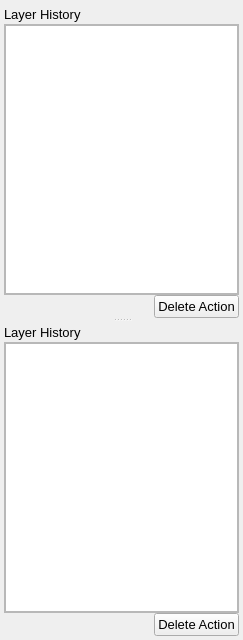
<?xml version="1.0" encoding="UTF-8"?>
<ui version="4.0">
 <class>HistoryDockWidget</class>
 <widget class="QDockWidget" name="HistoryDockWidget">
  <property name="geometry">
   <rect>
    <x>0</x>
    <y>0</y>
    <width>243</width>
    <height>640</height>
   </rect>
  </property>
  <property name="sizePolicy">
   <sizepolicy hsizetype="Fixed" vsizetype="Preferred">
    <horstretch>0</horstretch>
    <verstretch>0</verstretch>
   </sizepolicy>
  </property>
  <property name="minimumSize">
   <size>
    <width>243</width>
    <height>313</height>
   </size>
  </property>
  <property name="maximumSize">
   <size>
    <width>524287</width>
    <height>524287</height>
   </size>
  </property>
  <property name="allowedAreas">
   <set>Qt::LeftDockWidgetArea|Qt::RightDockWidgetArea</set>
  </property>
  <property name="windowTitle">
   <string>History</string>
  </property>
  <widget class="QWidget" name="dockWidgetContents">
   <layout class="QHBoxLayout" name="horizontalLayout_7">
    <property name="spacing">
     <number>0</number>
    </property>
    <property name="margin">
     <number>4</number>
    </property>
    <item>
     <widget class="QSplitter" name="splitter">
      <property name="orientation">
       <enum>Qt::Vertical</enum>
      </property>
      <property name="opaqueResize">
       <bool>true</bool>
      </property>
      <property name="handleWidth">
       <number>4</number>
      </property>
      <widget class="QWidget" name="">
       <layout class="QVBoxLayout" name="verticalLayout">
        <property name="spacing">
         <number>0</number>
        </property>
        <item>
         <layout class="QHBoxLayout" name="horizontalLayout">
          <item>
           <widget class="QLabel" name="label">
            <property name="font">
             <font>
              <pointsize>10</pointsize>
             </font>
            </property>
            <property name="text">
             <string>Layer History</string>
            </property>
           </widget>
          </item>
          <item>
           <spacer name="horizontalSpacer">
            <property name="orientation">
             <enum>Qt::Horizontal</enum>
            </property>
            <property name="sizeHint" stdset="0">
             <size>
              <width>146</width>
              <height>20</height>
             </size>
            </property>
           </spacer>
          </item>
         </layout>
        </item>
        <item>
         <widget class="QScrollArea" name="scrollArea">
          <property name="widgetResizable">
           <bool>true</bool>
          </property>
          <widget class="QWidget" name="scrollAreaWidgetContents">
           <property name="geometry">
            <rect>
             <x>0</x>
             <y>0</y>
             <width>229</width>
             <height>246</height>
            </rect>
           </property>
           <layout class="QHBoxLayout" name="horizontalLayout_3">
            <property name="spacing">
             <number>0</number>
            </property>
            <property name="margin">
             <number>0</number>
            </property>
            <item>
             <widget class="QListWidget" name="listWidget"/>
            </item>
           </layout>
          </widget>
         </widget>
        </item>
        <item>
         <layout class="QHBoxLayout" name="horizontalLayout_5">
          <item>
           <spacer name="horizontalSpacer_3">
            <property name="orientation">
             <enum>Qt::Horizontal</enum>
            </property>
            <property name="sizeHint" stdset="0">
             <size>
              <width>108</width>
              <height>20</height>
             </size>
            </property>
           </spacer>
          </item>
          <item>
           <widget class="QPushButton" name="pushButton">
            <property name="font">
             <font>
              <pointsize>10</pointsize>
             </font>
            </property>
            <property name="text">
             <string>Delete Action</string>
            </property>
           </widget>
          </item>
         </layout>
        </item>
       </layout>
      </widget>
      <widget class="QWidget" name="layoutWidget">
       <layout class="QVBoxLayout" name="verticalLayout_2">
        <property name="spacing">
         <number>0</number>
        </property>
        <item>
         <layout class="QHBoxLayout" name="horizontalLayout_2">
          <item>
           <widget class="QLabel" name="label_2">
            <property name="font">
             <font>
              <pointsize>10</pointsize>
             </font>
            </property>
            <property name="text">
             <string>Layer History</string>
            </property>
           </widget>
          </item>
          <item>
           <spacer name="horizontalSpacer_2">
            <property name="orientation">
             <enum>Qt::Horizontal</enum>
            </property>
            <property name="sizeHint" stdset="0">
             <size>
              <width>146</width>
              <height>20</height>
             </size>
            </property>
           </spacer>
          </item>
         </layout>
        </item>
        <item>
         <widget class="QScrollArea" name="scrollArea_2">
          <property name="widgetResizable">
           <bool>true</bool>
          </property>
          <widget class="QWidget" name="scrollAreaWidgetContents_2">
           <property name="geometry">
            <rect>
             <x>0</x>
             <y>0</y>
             <width>229</width>
             <height>236</height>
            </rect>
           </property>
           <layout class="QHBoxLayout" name="horizontalLayout_4">
            <property name="spacing">
             <number>0</number>
            </property>
            <property name="margin">
             <number>0</number>
            </property>
            <item>
             <widget class="QListWidget" name="listWidget_2"/>
            </item>
           </layout>
          </widget>
         </widget>
        </item>
        <item>
         <layout class="QHBoxLayout" name="horizontalLayout_6">
          <item>
           <spacer name="horizontalSpacer_4">
            <property name="orientation">
             <enum>Qt::Horizontal</enum>
            </property>
            <property name="sizeHint" stdset="0">
             <size>
              <width>108</width>
              <height>20</height>
             </size>
            </property>
           </spacer>
          </item>
          <item>
           <widget class="QPushButton" name="pushButton_2">
            <property name="font">
             <font>
              <pointsize>10</pointsize>
             </font>
            </property>
            <property name="text">
             <string>Delete Action</string>
            </property>
           </widget>
          </item>
         </layout>
        </item>
       </layout>
      </widget>
     </widget>
    </item>
   </layout>
  </widget>
 </widget>
 <resources/>
 <connections/>
</ui>
